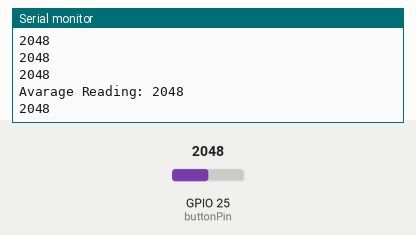
Bench run of a sketch on a simulated ESP32. On the bench: the last lines printed to the serial monitor. The inputs (shaded band) are chosen by the test bench; at power-on: GPIO 25 (buttonPin) = 2048.

Above: at 1.2 s.
1.3 s: GPIO 25 (buttonPin) set to 2866
At 1.96 s:
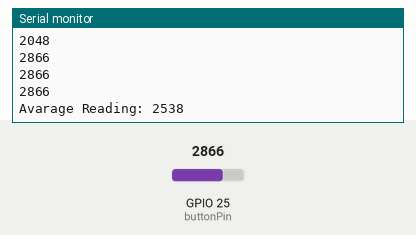
2.8 s: GPIO 25 (buttonPin) set to 3603
At 2.96 s:
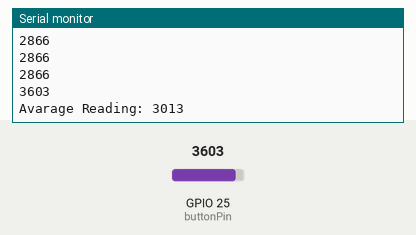
Timing chart, 0 to 5.8 s (numbered marks = the images above; inputs shaded):
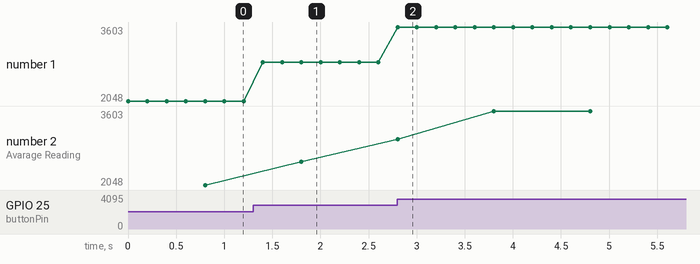

Measured:
- after the input at 1.3 s, the serial monitor: prints a new line after 0.10 s (image 1)
- after the input at 2.8 s, the serial monitor: prints a new line at once (image 2)
- plotted number 1: 2048 → 2866 after the input at 1.3 s, 2866 → 3603 after the input at 2.8 s
- plotted number 2: 2048 → 2538 after the input at 1.3 s, 2538 → 3603 after the input at 2.8 s

The sketch:

ButtonCalibration.ino
```cpp
#include <MultiButtons.h>

/*  --- Button Pin ---
 *  Set the pin depending on which set of buttons/limit switches are being checked:
 *
 *  Dispenser 1 Buttons - pin 34
 *  Dispenser 2 Buttons - pin 35
 *  Dispenser 3 Buttons - pin 32
 *  Dispenser 4 Buttons - pin 33
 *
 *  Limit Switches - pin 25
 *
 */
int buttonPin = 25;

/* --- --- */

int buffer[5];
int reading, sum, avg;

void setup() {
  Serial.begin(115200);
  while (!Serial) {
    ;
  }
  Serial.println();
}

void loop() {
  static int i = 0;
  reading = MultiButtons::printReading(buttonPin);
  if (reading > 0) {
    buffer[i] = reading;
    if (i == 4) {
      for (int j = 0; j < 5; j++) {
        sum += buffer[j];
      }
      avg = sum / 5;
      Serial.print("Avarage Reading: ");
      Serial.println(avg);
    }
    i++;
    if (i > 4) {
      i = 0;
      sum = 0;
    }
  }
  delay(200);
}
```
